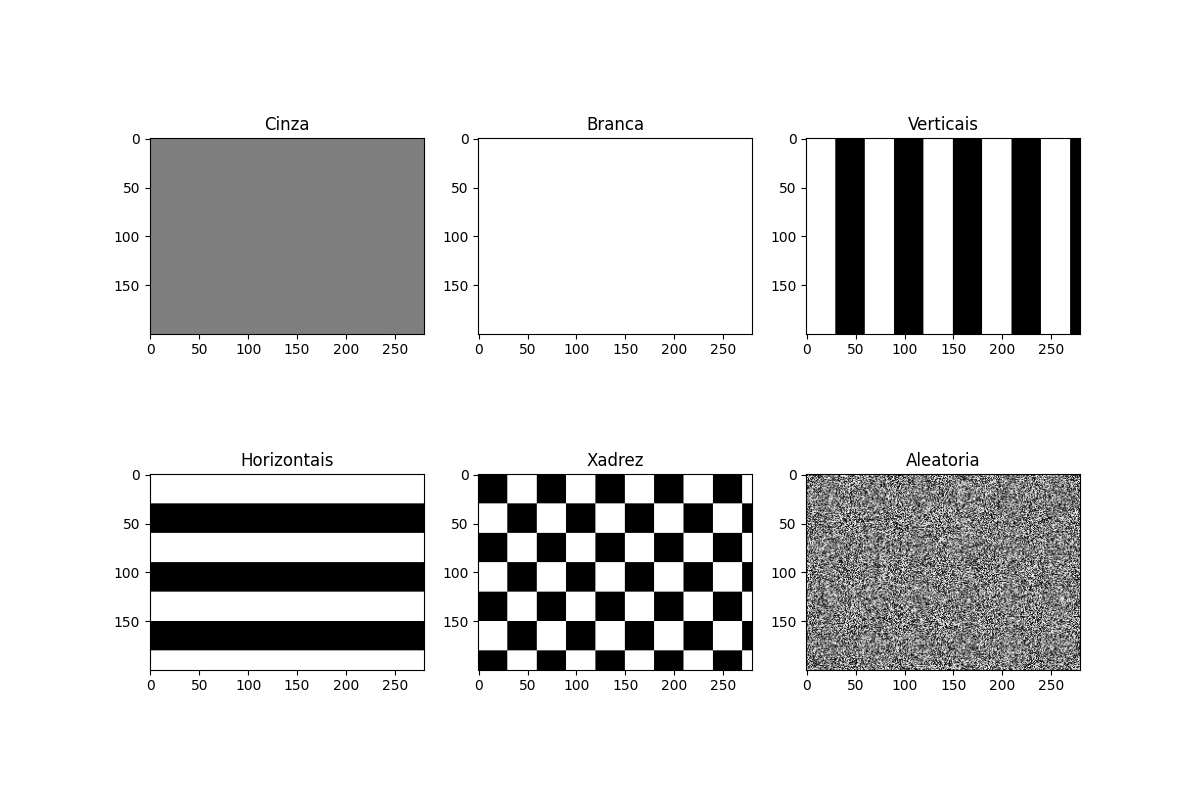

This figure's Python source:
import numpy as np
import sys
import matplotlib.pyplot as plt

h = 200
w = 280

fig, axes = plt.subplots(nrows=2, ncols=3, figsize=(12, 8))

#imagem repleta de cinza (intensidade 127):
matrizCinza=np.tile(127,(h,w))

axes[0, 0].imshow(matrizCinza, cmap='gray', vmin=0, vmax=255)
axes[0, 0].set_title('Cinza')


#imagem repleta de branco (intensidade 255)
matrizBranca=np.tile(255,(h,w))

axes[0, 1].imshow(matrizBranca, cmap='gray', vmin=0, vmax=255)
axes[0, 1].set_title('Branca')

#listras verticais com largura 30
linha=[]

for i in range(4):
    for j in range(30):
        linha.append(255)
    for j in range(30):
        linha.append(0)
for j in range(30):
    linha.append(255)
for j in range(10):
    linha.append(0)

matrizVerticais=np.tile(linha,(h,1))

axes[0, 2].imshow(matrizVerticais, cmap='gray', vmin=0, vmax=255)

axes[0, 2].set_title('Verticais')

#listras horizontais com altura 30
linhaBranca=np.tile(255,(30,w))
linhaPreta=np.tile(0,(30,w))
linhas=np.vstack((linhaBranca, linhaPreta))

matrizHorizontais=np.tile(linhas,(3,1))

linhaBranca=np.tile(255,(20,w))
matrizHorizontais=np.vstack((matrizHorizontais,linhaBranca))

axes[1, 0].imshow(matrizHorizontais, cmap='gray', vmin=0, vmax=255)
axes[1, 0].set_title('Horizontais')

#padrão xadrez com casas de lado 30
casaBranca=np.tile(255,(30,30))
casaPreta=np.tile(0,(30,30))

casasV1=np.hstack((casaPreta, casaBranca))
casasV2=np.hstack((casaBranca, casaPreta))

casas=np.vstack((casasV1,casasV2))

matrizXadrez=np.tile(casas,(3,4))

casaBranca=np.tile(255,(20,30))
casaPreta=np.tile(0,(20,30))

casasV1=np.hstack((casaPreta, casaBranca))
casas=np.tile(casasV1,(1,4))
matrizXadrez=np.vstack((matrizXadrez,casas))

casaBranca=np.tile(255,(30,10))
casaPreta=np.tile(0,(30,30))
casasV1=np.hstack((casaPreta, casaBranca))

casaBranca=np.tile(255,(30,30))
casaPreta=np.tile(0,(30,10))
casasV2=np.hstack((casaBranca, casaPreta))

casas=np.vstack((casasV1,casasV2))
casas=np.tile(casas,(3,1))

casaBranca=np.tile(255,(20,10))
casaPreta=np.tile(0,(20,30))
casasV1=np.hstack((casaPreta, casaBranca))
casas=np.vstack((casas,casasV1))
matrizXadrez=np.hstack((matrizXadrez,casas))


axes[1, 1].imshow(matrizXadrez, cmap='gray', vmin=0, vmax=255)
axes[1, 1].set_title('Xadrez')

#imagem com intensidades aleatórias entre 0 e 255 (utilize np.random.randint)
matrizAleatoria = np.random.randint(0, 256, size=(h, w))

axes[1, 2].imshow(matrizAleatoria, cmap='gray', vmin=0, vmax=255)

axes[1, 2].set_title('Aleatoria')

fig.savefig('q07.png')